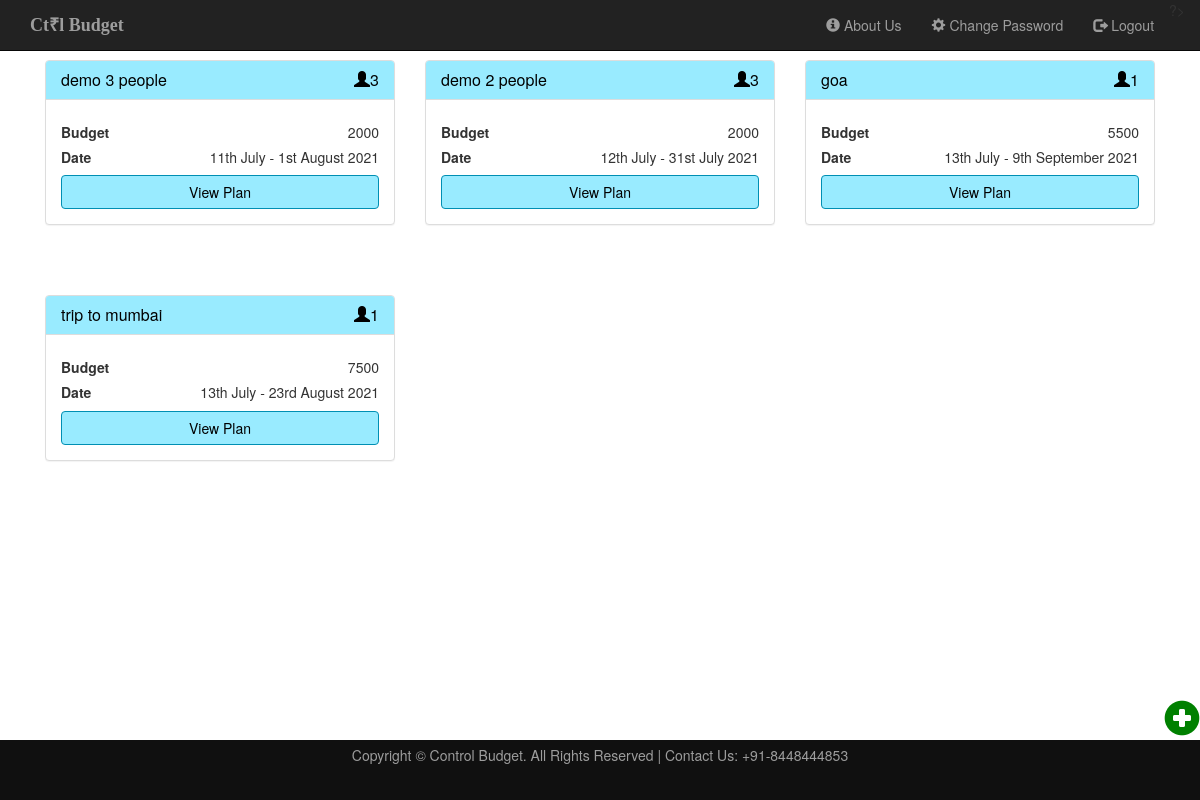
Page /showPlans.php (signed in) on the committed database.
### tables this page shows
CREATE TABLE IF NOT EXISTS `plan` (
  `id` int(11) NOT NULL AUTO_INCREMENT,
  `initial_budget` float NOT NULL,
  `peoples_in_grp` int(11) NOT NULL CHECK (`peoples_in_grp` > 0),
  `title` varchar(255) NOT NULL,
  `date_from` date NOT NULL,
  `date_to` date NOT NULL,
  `user_id` int(11) NOT NULL,
  PRIMARY KEY (`id`),
  KEY `user_id` (`user_id`)
);

### showPlans.php (the view, shortened to what this page needs)
<?php
require("includes/common.php");
?>
<!DOCTYPE html>
<html lang="">
<link href="css/bootstrap.css" rel="stylesheet">
<link rel="stylesheet" href="css/showPlan.css">
<body>
    <?php include "includes/header.php"; ?>
    <div class="container" id="afterHeader">
        <?php
        $userId = $_SESSION['user_id'];
        $query = "select * from plan where user_id = $userId";
        $result = mysqli_query($con, $query) or die(mysqli_error($con));
        if (mysqli_num_rows($result) >= 1) {
            while ($row = mysqli_fetch_array($result)) {
        ?>
                <div class="col-md-4 col-lg-4">
                    <div class="panel panel-default">
                        <div class="panel-heading" id="panelNewPlan">
                            <h3 class="panel-title"><?php echo $row['title']; ?>
                                <span class="text-right"><?php echo $row['peoples_in_grp']; ?></span>
                                <span class="glyphicon glyphicon-user text-right"></span>
                            </h3>
                        </div>
                        <div class="panel-body">
                            <div>
                                <h5><b>Budget</b> <span class="text-right"><?php echo $row['initial_budget']; ?></span> </h5>
                            </div>
                            <div>
                                <h5><b>Date</b> <span class="text-right">
                                        <?php echo date("jS F", strtotime($row['date_from'])) . " - "; ?>
                                        <?php echo date("jS F Y", strtotime($row['date_to'])); ?> </span> </h5>
                            </div>
                            <a class="noUnderline" href="viewPlan.php?planId=<?php echo $row['id']; ?>">
                                <button  type="button" class="btn btn-block btnNewPlan">View Plan</button>
                            </a>
                        </div>
                    </div>
                </div>
        <?php
            }
        }
        ?>
        <a href="new_plan.php">
            <h1 class="plusIcon">
                <span class="glyphicon glyphicon-plus-sign" aria-hidden="true"></span>
            </h1>
        </a>
    </div>
    <?php include "includes/footer.php"; ?>
</body>
</html>

### css/showPlan.css (style rules this page uses)
.panel { margin-top: 50px; }
.text-right { float: right; }
.plusIcon { color: green; position: absolute; bottom: 0px; padding-bottom: 50px; right: 0px; }
#afterHeader { padding-top: 10px; }
.btnNewPlan { background-color: rgb(153, 235, 255); color: black; border-color: rgb(0, 143, 179); }
#panelNewPlan { background-color: rgb(153, 235, 255); color: black; }
html { position: relative; min-height: 100%; }
body { margin-bottom: 60px; }

### rows in the picture
plan: title "demo 3 people", peoples_in_grp "3", initial_budget "2000", date_from "11th July", date_to "1st August 2021"
plan: title "demo 2 people", peoples_in_grp "3", initial_budget "2000", date_from "12th July", date_to "31st July 2021"
plan: title "goa", peoples_in_grp "1", initial_budget "5500", date_from "13th July", date_to "9th September 2021"
plan: title "trip to mumbai", peoples_in_grp "1", initial_budget "7500", date_from "13th July", date_to "23rd August 2021"
